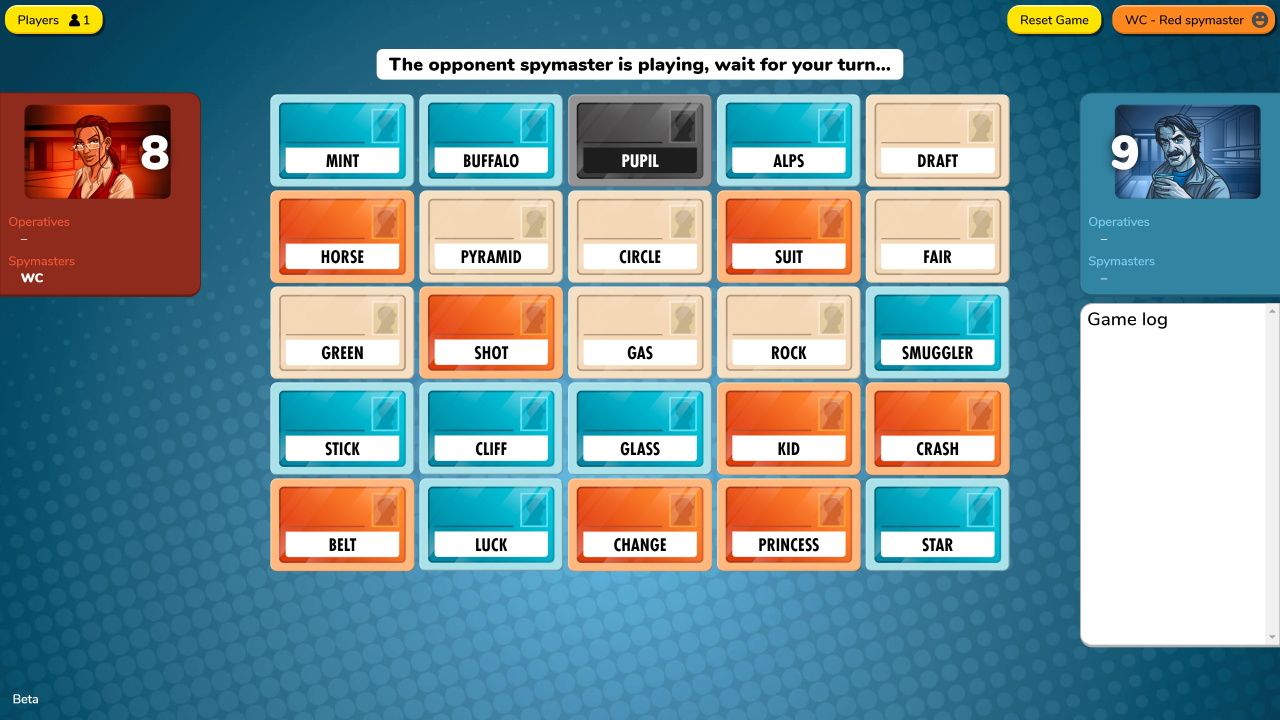
#> input picture data/codenames.jpg, 3840 x 2160 px, found by its file name (shown at 1/3 size)
$ jupyter execute --allow-errors codenames_playing.ipynb   (older library calls are emulated)
#> lines starting #> are read from the running program, lines starting #| are printed output that depends on the picture; after the words box and inside, x2 and y2 are one past the last pixel; in counts of white or black regions, pixels touching at a corner belong together
### codenames
- scan in screenshot from codenames
- extract the game box, words and colors
- optimize hint selection for each color

```
conda install -c conda-forge pytesseract
```

[cell 1]
import numpy as np
import cv2 as cv
import os
from PIL import Image
import pytesseract

[cell 2]
import matplotlib.pyplot as plt
from collections import Counter

[cell 3]
wd = r'C:\Users\CHONGW2\OneDrive - The Toronto-Dominion Bank\Projects\skunkworks\opencv_playing'

[cell 4]
image = cv.imread(os.path.join(wd, 'data', 'codenames.jpg'))
#> image is the input picture: shape (2160, 3840, 3); mean B, G, R 152.6, 146.6, 118.3
cv.imshow("image", image)
cv.waitKey(0)
cv.destroyAllWindows()

[cell 5]
gray = cv.cvtColor(image, cv.COLOR_BGR2GRAY)

[cell 6]
edges = cv.Canny(gray,50,150)
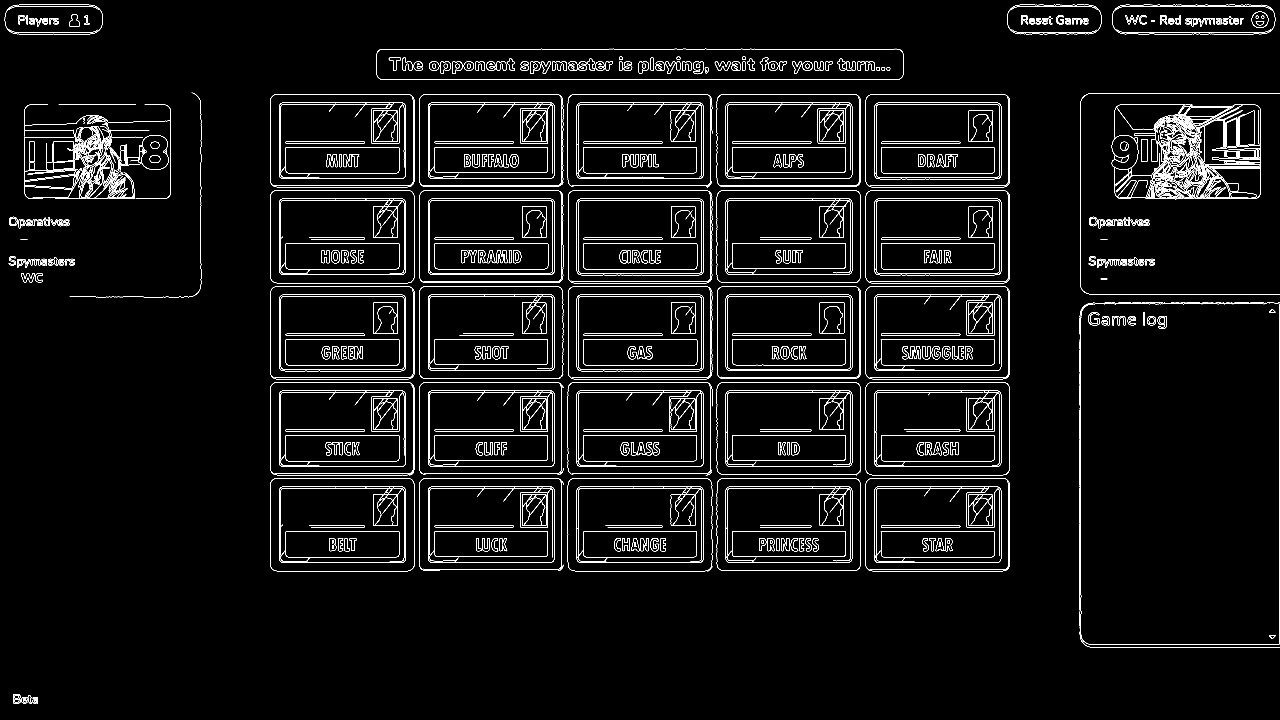
#> edges: shape (2160, 3840) (shown at 1/3 size); 2.9% white in thin lines or dots
cv.imshow("image", edges)
cv.waitKey(0)
cv.destroyAllWindows()

[cell 7]
contours, hierarchy = cv.findContours(edges, cv.RETR_TREE, cv.CHAIN_APPROX_NONE)
#> contours = 1526 contours, 444 with area under 20; largest, box (x1, y1, x2, y2) and area: (1129, 146, 2710, 240) 143543, (1129, 146, 2710, 240) 143509, (1703, 1434, 2137, 1714) 120156, (1703, 1434, 2137, 1714) 120124, (810, 1434, 1244, 1714) 120104

[cell 8]
contours_img = cv.drawContours(image, contours, -1, (0,255,0), 3)
cv.imshow("image", contours_img)
cv.waitKey(0)
cv.destroyAllWindows()

[cell 9]
red = image.copy()
red[:,:,0] = 0
red[:,:,1] = 0
cv.imshow("image", red)
cv.waitKey(0)
cv.destroyAllWindows()

[cell 10]
red_gray = cv.cvtColor(red, cv.COLOR_BGR2GRAY)

[cell 11]
ret, thresh_red = cv.threshold(red_gray, int(red_gray.mean()), 255, cv.THRESH_BINARY)
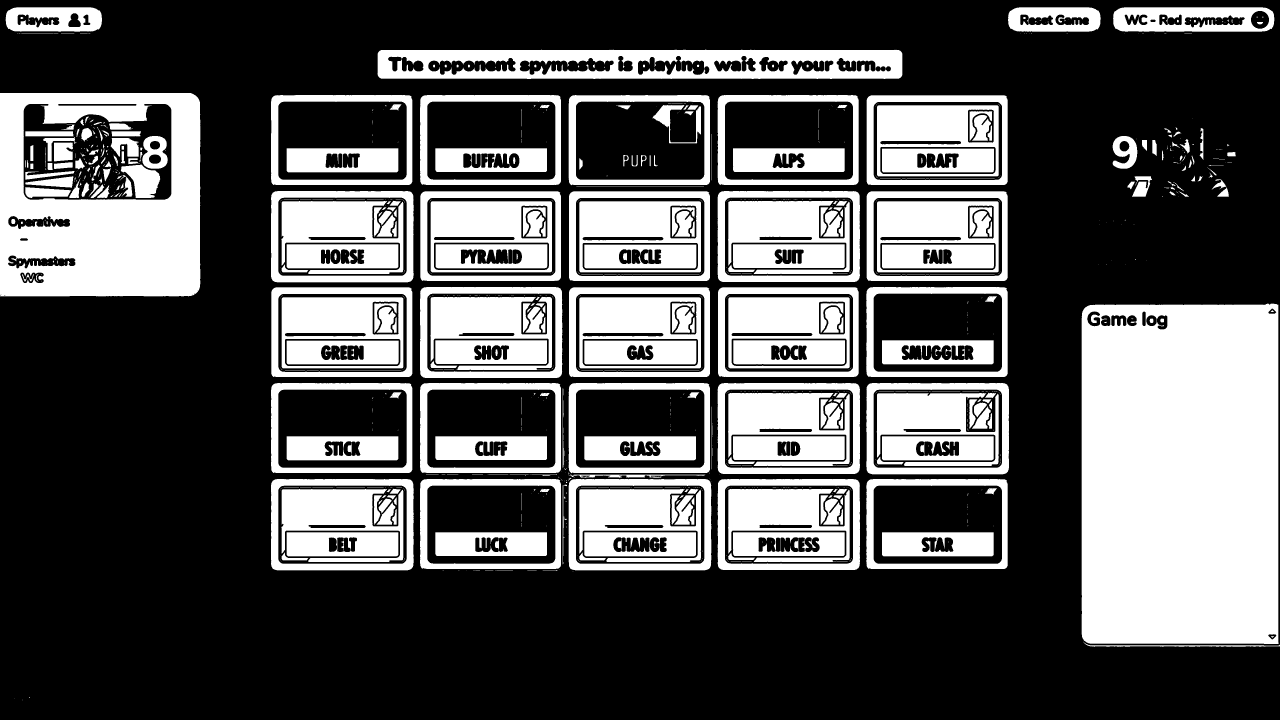
#> thresh_red: shape (2160, 3840) (shown at 1/3 size); 34.3% white; 1116 white regions (698 under 20 px)
#> ret = 29
cv.imshow("image", thresh_red)
cv.waitKey(0)
cv.destroyAllWindows()

[cell 12]
blur = cv.blur(red_gray,(5,5))
cv.imshow("image", thresh_red)
cv.waitKey(0)
cv.destroyAllWindows()

[cell 13]
im2, contours, hierarchy = cv.findContours(thresh_red, cv.RETR_TREE, cv.CHAIN_APPROX_NONE)
#> contours = 1308 contours, 832 with area under 20; largest, box (x1, y1, x2, y2) and area: (3245, 911, 3836, 1932) 598063, (0, 279, 601, 889) 364256, (1132, 149, 2707, 237) 133639, (1706, 1437, 2134, 1711) 116028, (813, 1437, 1241, 1711) 115978

[cell 14]
image_copy = image.copy()
contours_img = cv.drawContours(image_copy, contours, -1, (0,255,0), 3)
cv.imshow("image", contours_img)
cv.waitKey(0)
cv.destroyAllWindows()

[cell 15]
color_array = image.reshape(-1,3)

[cell 16]
cv.imshow("image", image)
cv.waitKey(0)
cv.destroyAllWindows()

[cell 17]
cv.imshow("image", gray)
cv.waitKey(0)
cv.destroyAllWindows()

[cell 18]
ret, thresh1 = cv.threshold(gray, int(gray.mean()), 255, cv.THRESH_BINARY)
#> thresh1: shape (2160, 3840); 37.8% white; 724 white regions (433 under 20 px), largest, box (x1, y1, x2, y2) and area: (1258, 859, 2582, 1896) 780653, (3240, 909, 3840, 1942) 615793, (1130, 147, 2710, 239) 120301
#> ret = 138
cv.imshow("image", thresh1)
cv.waitKey(0)
cv.destroyAllWindows()

[cell 19]
gray.mean()
#> Out = 138.8

[cell 20]
gray.std()/np.sqrt(len(gray))
#> Out = 1.49

[cell 21]
gray_threshold = cv.inRange(gray, int(gray.mean() - 2*gray.std()/np.sqrt(len(gray))), int(gray.mean() + 2*gray.std()/np.sqrt(len(gray))))
#> gray_threshold: shape (2160, 3840); 2.6% white; 3983 white regions (3656 under 20 px), largest, box (x1, y1, x2, y2) and area: (1353, 1710, 2182, 1977) 33256, (2675, 1178, 2872, 1289) 4717, (890, 602, 1086, 713) 4715
cv.imshow("image", gray_threshold)
cv.waitKey(0)
cv.destroyAllWindows()

[cell 22]
thresh1.shape
#> Out = (2160, 3840)

[cell 23]
(thresh1==0).mean(1).shape
#> Out = (2160,)

[cell 24]
avg_white = (thresh1==0).mean()
#> avg_white = 0.622

[cell 25]
std_white = (thresh1==0).std()
#> std_white = 0.485

[cell 26]
std_white/np.sqrt(len(thresh1))
#> Out = 0.0104

[cell 27]
x_avg_white, y_avg_white = (thresh1==0).mean(0), (thresh1==0).mean(1)
#> x_avg_white = 3840 values, max 1 at index 0, min 0.229 at index 1671, mean 0.622; y_avg_white = 2160 values, max 1 at index 0, min 0.274 at index 1403, mean 0.622

[cell 28]
vert_lines = np.where((x_avg_white < (avg_white + 2*std_white/np.sqrt(len(thresh1)))) & (x_avg_white > (avg_white - 2*std_white/np.sqrt(len(thresh1)))))[0]
#> vert_lines = 217 values from 860 to 2641

[cell 29]
vert_lines
#> Out = 217 values from 860 to 2641

[cell 30]
color = (255, 0, 0)
thickness = 9
for x in vert_lines:
    thresh1 = cv.line(thresh1, (x,0), (x,thresh1.shape[1]), color, thickness)
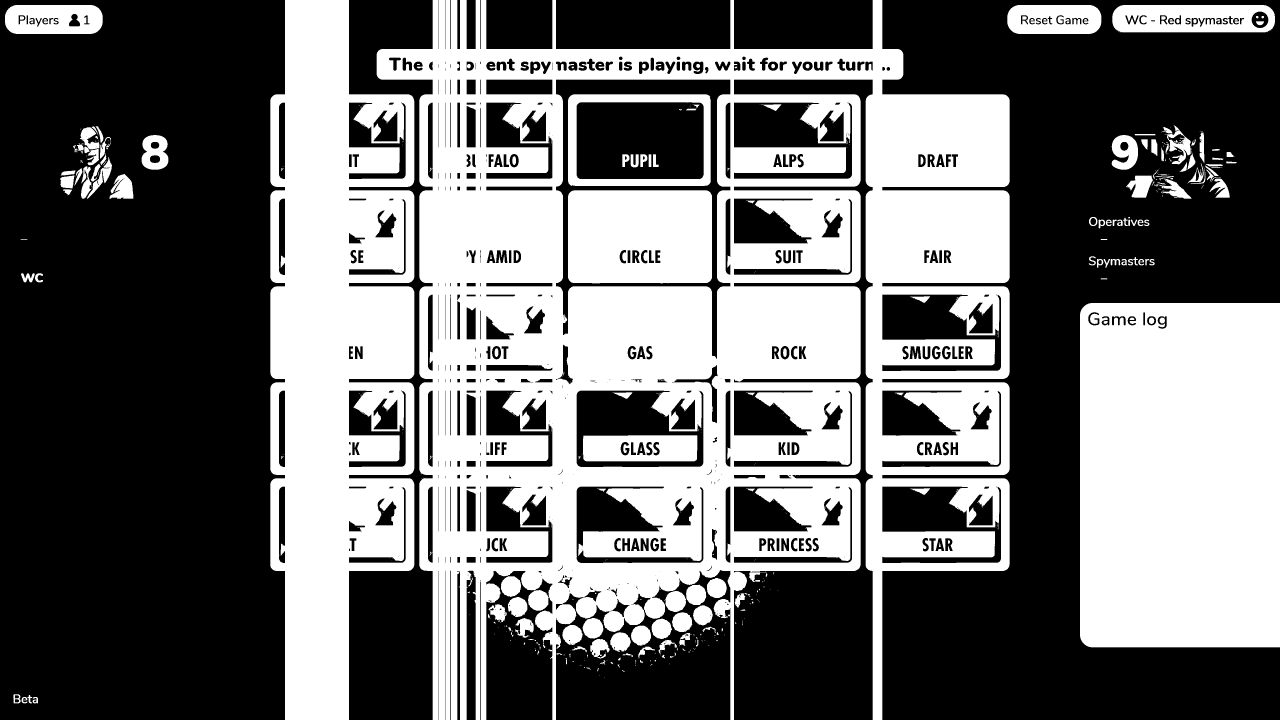
#> thresh1: shape (2160, 3840) (shown at 1/3 size); 43.6% white; 626 white regions (396 under 20 px)

[cell 31]
plt.imshow(thresh1, cmap='gray')
plt.show()

[cell 32]
cv.imshow("image", thresh1)
cv.waitKey(0)
cv.destroyAllWindows()

#> (a cell that did not finish here is left out)

[cell 34]
dims = [arr.shape[0] for arr in contours]
#> dims = 1308 values, max 3284 at index 1207, min 1 at index 1, mean 153.9

[cell 35]
from sklearn.cluster import KMeans

[cell 36]
# running kmeans for a specific rule
X = np.array(dims).reshape((-1,1))
#> X has the same summary as dims

sse = []
for i in np.arange(2, 30, 1):
    km = KMeans(
        n_clusters=i, init='random',
        n_init=10, max_iter=300,
        tol=1e-04, random_state=0
    )
    km.fit(X)
    sse.append(km.inertia_)
#> after the loop, sse = 28 values, max 36391011.7 at index 0, min 94606.7 at index 26, mean 3391050.6

# plot
plt.plot(np.arange(2, 30, 1), sse, marker='o')
plt.xlabel('Number of clusters')
plt.ylabel('Distortion')
plt.show()
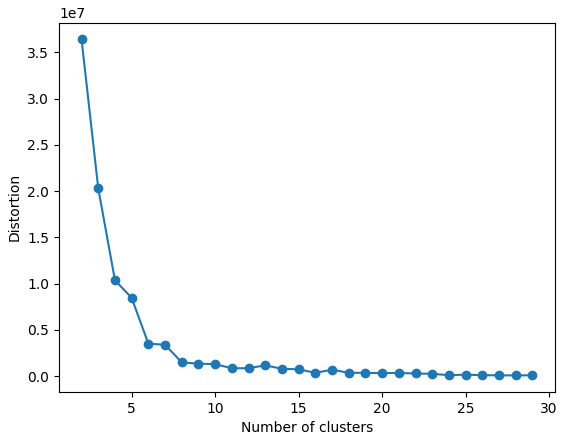
#> figure drawn by matplotlib, 1 panel; curve peaks at x = 2, y = 36391011.7

[cell 37]
# Compute the clusters
n_clusters = 100
kmeans = KMeans(n_clusters=n_clusters, random_state=0)
clusters = kmeans.fit_predict(X)
#> clusters = 1308 values, max 99 at index 851, min 0 at index 1, mean 41.82

[cell 38]
clusters[X.reshape(-1)==1184]
#> Out = [67]

[cell 39]
X[clusters==71]
#> Out = [58, 60, 60, 57, 58, 60, 59, 60, 59, 60, 58, 58, 58, 59, 60, 57]

[cell 40]
X[clusters==71].shape
#> Out = (16, 1)

[cell 41]
Counter(clusters)

[cell 42]
plt.figure(figsize=(10,10))
ax = plt.scatter(x=X, y=np.repeat(10,len(X)), c=clusters)
# ax.legend(loc='center left', bbox_to_anchor=(1, 0.5), ncol=1)
plt.show()

[cell 43]
contours_img = cv.drawContours(image, contours, -1, (0,255,0), 1)

[cell 44]
cv.imshow("image", contours_img)
cv.waitKey(0)
cv.destroyAllWindows()

[cell 45]
len(contours)
#> Out = 1308

[cell 46]
contours2 = [arr for arr in contours if arr.shape==(1184, 1, 2)]
#> contours2 = 1 contour; box (x1, y1, x2, y2) and area: (3249, 1925, 3840, 1940) 1322

[cell 47]
contours3 = [arr for arr in contours if arr.shape[0] in X[clusters==52].reshape(-1)]
#> contours3 = 126 contours, all with area under 20

[cell 48]
image = cv.imread(os.path.join(wd, 'data', 'codenames.jpg'))

[cell 49]
contours_img = cv.drawContours(image, contours3, -1, (0,255,0), 3)
cv.imshow("image", contours_img)
cv.waitKey(0)
cv.destroyAllWindows()

[cell 50]
Counter([arr.shape for arr in contours])

[cell 51]
(thresh1==0).mean(0) > avg_white

[cell 52]
blur = cv.bilateralFilter(thresh1,9,75,75)

[cell 53]
cv.imshow("image", thresh1)
cv.waitKey(0)
cv.destroyAllWindows()

[cell 54]
frame_threshold = cv.inRange(gray, int(gray.mean() - gray.std()), int(gray.mean() + gray.std()))
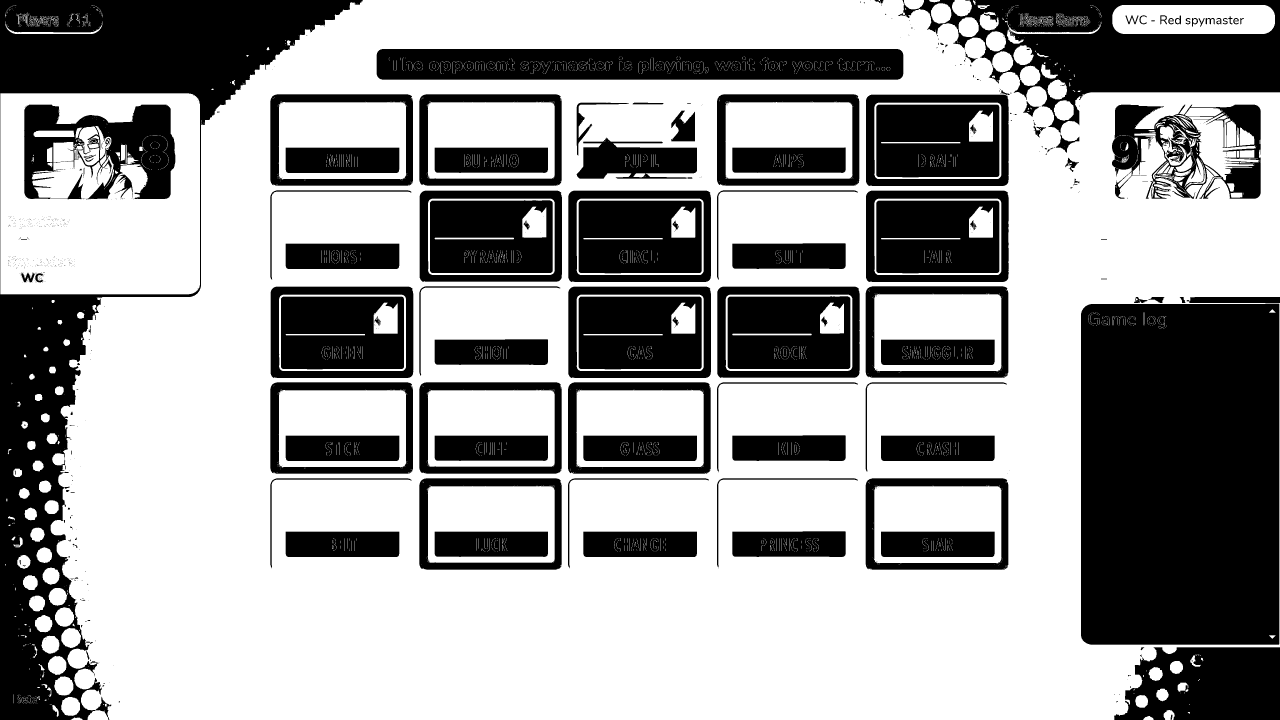
#> frame_threshold: shape (2160, 3840) (shown at 1/3 size); 62.2% white; 828 black regions (681 under 20 px), largest, box (x1, y1, x2, y2) and area: (3243, 911, 3838, 1934) 606660, (0, 0, 1088, 2160) 490003, (2695, 0, 3840, 400) 190843

[cell 55]
cv.imshow("image", frame_threshold)
cv.waitKey(0)
cv.destroyAllWindows()

[cell 56]
color_array.mean(0)
#> Out = [130.2, 161.3, 94.29]
